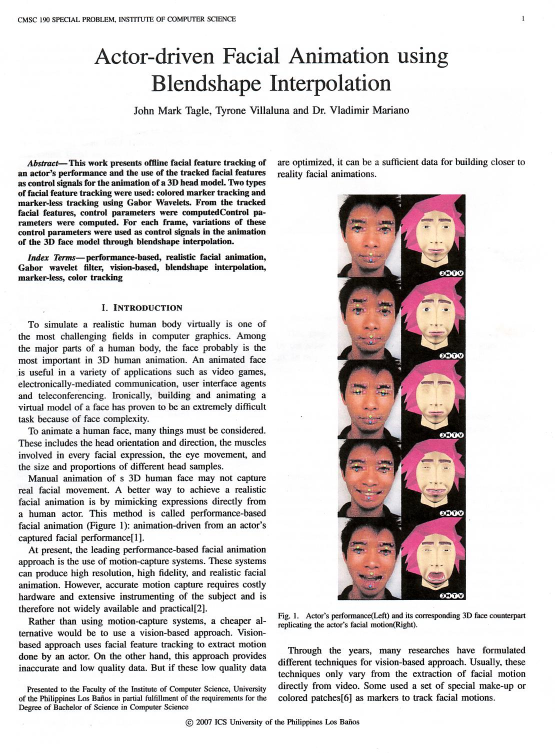
#> input picture assets/img/journal1.jpg, 1109 x 1505 px (shown at 1/2 size)
$ python journal1.py   (older library calls are emulated)
#> lines starting #> are read from the running program, lines starting #| are printed output that depends on the picture; after the words box and inside, x2 and y2 are one past the last pixel; in counts of white or black regions, pixels touching at a corner belong together
### app/__init__.py
# __init__.py
#
# Copyright(c) Exequiel Ceasar Navarrete <esnavarrete1@up.edu.ph>
# Licensed under MIT
# Version 1.0.1

import cv2
import random

def recognize_characters(src, dst, **kwargs):
  shape_color = kwargs.get('shape_color', (65, 203, 62))
  shape_thickness = kwargs.get('shape_thickness', 2)
  random_shape_color = kwargs.get('random_shape_color', False)
  filter_fn = kwargs.get('filter_fn', None)

  _, contours, _ = cv2.findContours(src, cv2.RETR_EXTERNAL, cv2.CHAIN_APPROX_NONE)

  # filter the contours first before processing
  if filter_fn is not None and callable(filter_fn):
    contours = filter(filter_fn, contours)

  # set default color
  new_shape_color = shape_color

  counter = 0

  # for each contour found, draw a rectangle around it on original image
  for contour in contours:
    # get rectangle bounding contour
    [x, y, w, h] = cv2.boundingRect(contour)

    # generate random rgb colors for the box
    if random_shape_color is True:
      r = random.randint(0, 255)
      g = random.randint(0, 255)
      b = random.randint(0, 255)

      new_shape_color = (r, g, b)

    # draw rectangle around contour on original image
    cv2.rectangle(dst, (x, y), (x + w, y + h), new_shape_color, shape_thickness)

    # increment the value so that we can count how many contours are detected
    counter += 1

  return counter

### journal1.py
#!/usr/bin/env python

# journal1.py
#
# Copyright(c) Exequiel Ceasar Navarrete <esnavarrete1@up.edu.ph>
# Licensed under MIT
# Version 1.0.1

import os
import cv2
from app import recognize_characters

# function to filter out contours on an image
def filter_contours(contour):
  # get rectangle bounding contour
  [_, _, w, h] = cv2.boundingRect(contour)

  # remove any large contours present
  if h > 200 or w > 200:
    return False

  # remove any small contours present
  if h < 10 or w < 10:
    return False

  return True

# read the image
image = os.path.join(os.getcwd(), "assets/img/journal1.jpg")
cv_image = cv2.imread(image)
#> cv_image is the input picture: shape (1505, 1109, 3); mean B, G, R 216.6, 216.8, 222.2

# convert to grayscale
gray_image = cv2.cvtColor(cv_image, cv2.COLOR_BGR2GRAY)
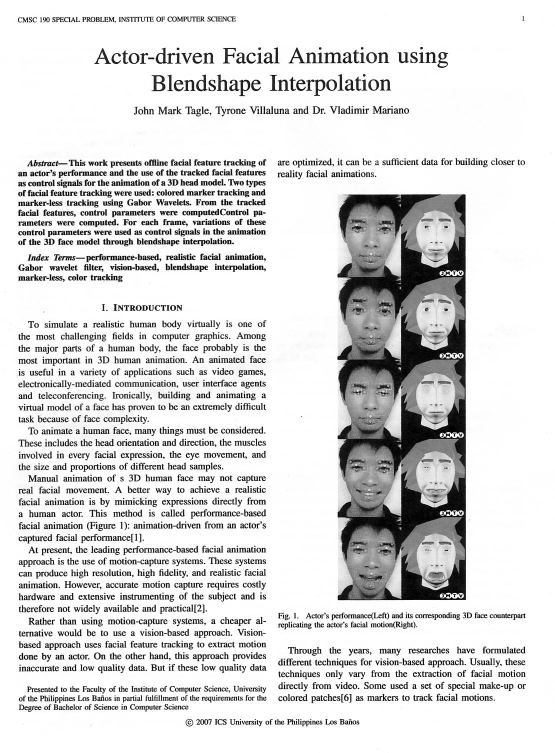
#> gray_image: shape (1505, 1109) (shown at 1/2 size); min 0, max 255, mean 218.4

# apply some smoothing and thresholding to convert to binary image (inverted)
blur = cv2.GaussianBlur(gray_image, (5, 5), 0)
processed = cv2.bilateralFilter(blur, 15, 75, 75)
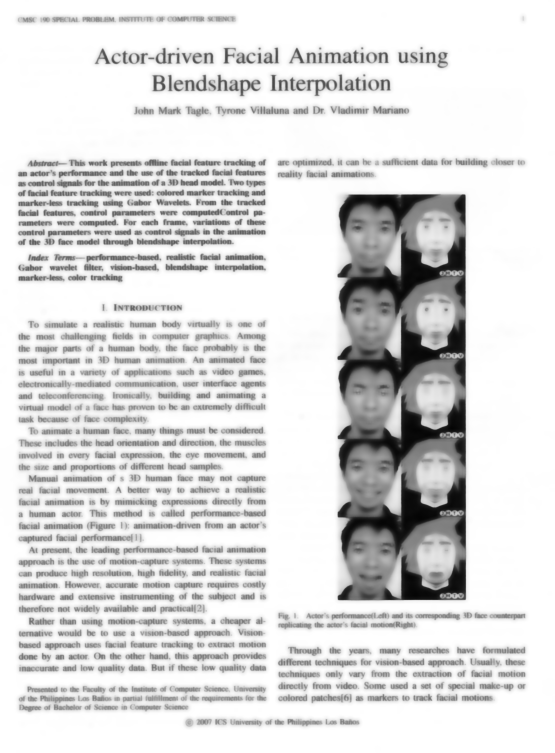
#> processed: shape (1505, 1109) (shown at 1/2 size); min 4, max 255, mean 219.3

_, thresh = cv2.threshold(processed, 0, 255, cv2.THRESH_BINARY_INV + cv2.THRESH_OTSU)
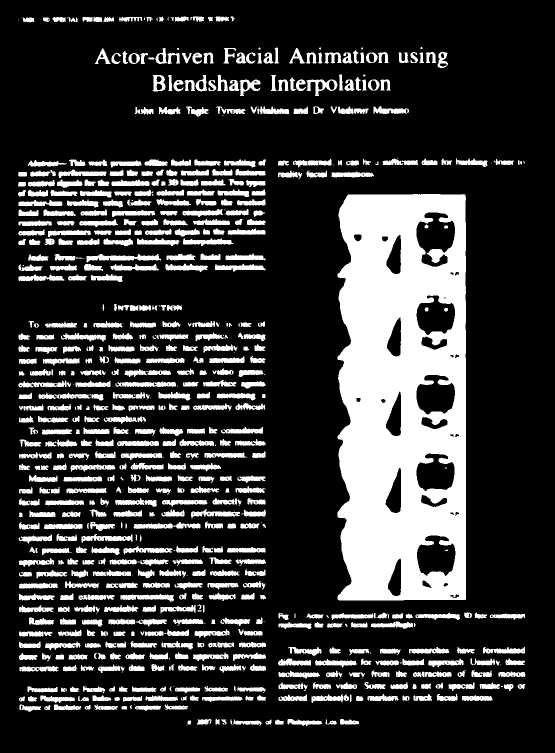
#> thresh: shape (1505, 1109) (shown at 1/2 size); 21.7% white; 732 white regions (91 under 20 px), largest, box (x1, y1, x2, y2) and area: (675, 388, 932, 1201) 166244, (173, 508, 322, 525) 1339, (267, 1044, 401, 1058) 1097

# apply some morphological operation (dilation)
kernel = cv2.getStructuringElement(cv2.MORPH_CROSS, (3, 3))
transformed = cv2.dilate(thresh, kernel, iterations=1)
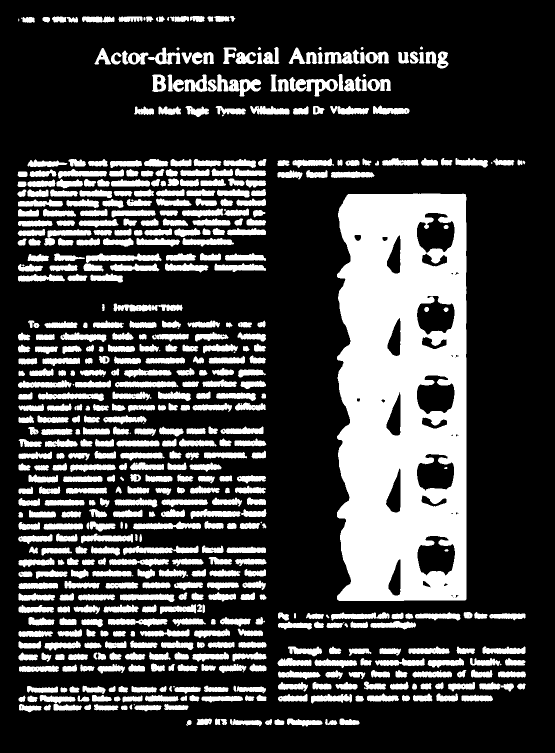
#> transformed: shape (1505, 1109) (shown at 1/2 size); 26% white; 577 white regions (17 under 20 px)

# box out all possible characters present in the image
num_characters = recognize_characters(transformed, cv_image, random_shape_color=True, filter_fn=filter_contours)
#> in recognize_characters, `_, contours, _ = cv2.findContours(src, cv2.RETR_EXTERNAL, cv2.CHAIN_AP..`: contours = 572 contours, 21 with area under 20; largest, box (x1, y1, x2, y2) and area: (674, 387, 933, 1202) 200252, (434, 148, 522, 193) 1637, (172, 507, 323, 526) 1516, (246, 1091, 397, 1110) 1408, (266, 1043, 402, 1059) 1266
#> in filter_contours, `[_, _, w, h] = cv2.boundingRect(contour)`: w = 11; h = 12
#> the loop in recognize_characters, `for contour in contours:` made 523 passes
#> (x, y, w, h, r, g, b) on passes 1 to 12: (372, 1440, 25, 12, 197, 215, 20), (650, 1438, 20, 12, 132, 248, 207), (549, 1438, 14, 12, 155, 244, 183), (530, 1438, 64, 15, 111, 71, 144), (460, 1438, 40, 13, 71, 48, 128), (679, 1437, 71, 16, 75, 158, 50), (574, 1437, 24, 13, 37, 169, 241), (430, 1437, 31, 13, 51, 181, 222), (393, 1437, 54, 13, 161, 104, 244), (269, 1410, 14, 11, 226, 133, 31), (168, 1409, 15, 12, 7, 47, 204), (87, 1409, 49, 12, 0, 252, 170)
#> (x, y, w, h) on pass 64: (791, 1340, 24, 15)
#> after the loop in recognize_characters, `for contour in contours:`:
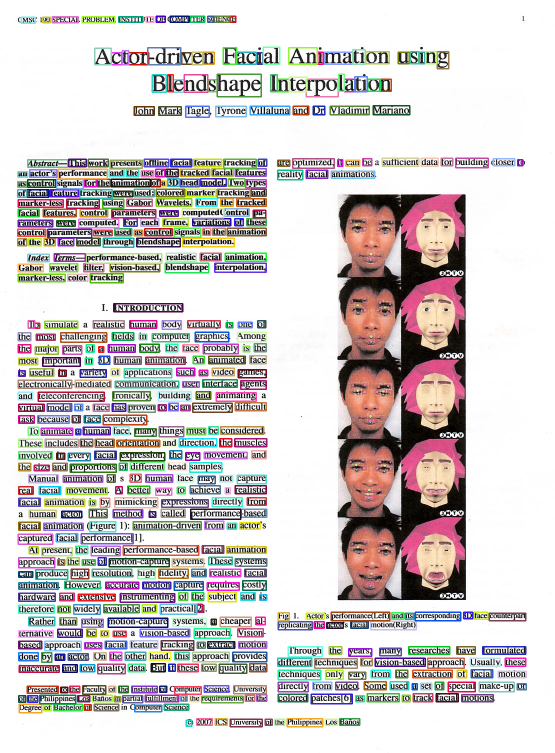
#> dst: shape (1505, 1109, 3) (shown at 1/2 size); mean B, G, R 203.6, 203.8, 209.4

print(f"Number of Boxes/Connected Components: {num_characters}")
#| Number of Boxes/Connected Components: 523

cv2.imshow('Output', cv_image)
cv2.waitKey(0)
cv2.destroyAllWindows()

$ run again, with assets/img/digits.jpg copied over assets/img/journal1.jpg
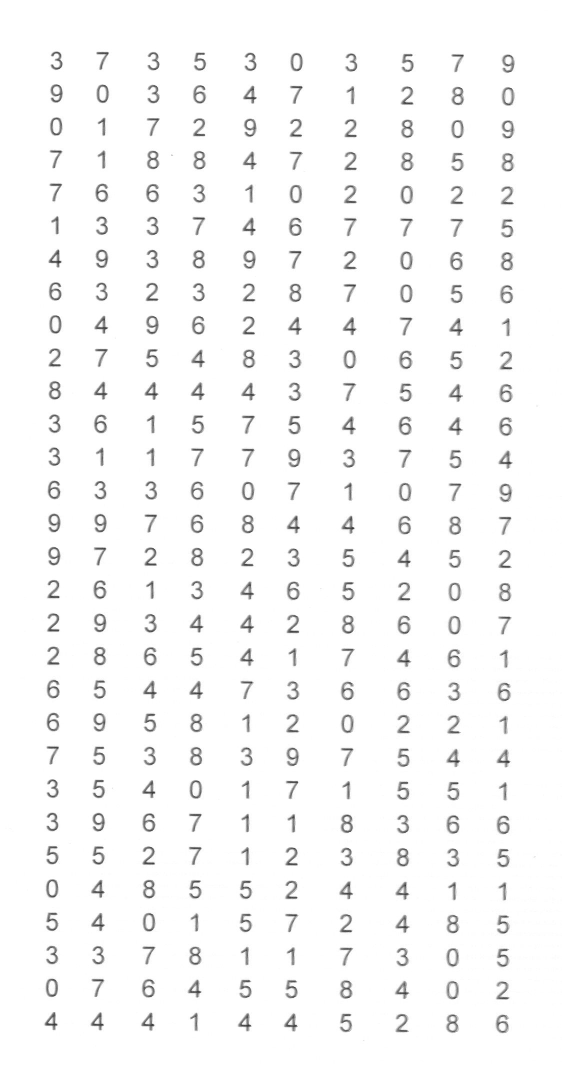
#> input picture assets/img/digits.jpg, 1124 x 2143 px (shown at 1/2 size)
#> cv_image is the input picture: shape (2143, 1124, 3); min 0, max 255, mean 248.4
#> `_, thresh = cv2.threshold(processed, 0, 255, cv2.THRESH_BINARY_INV + c..`:
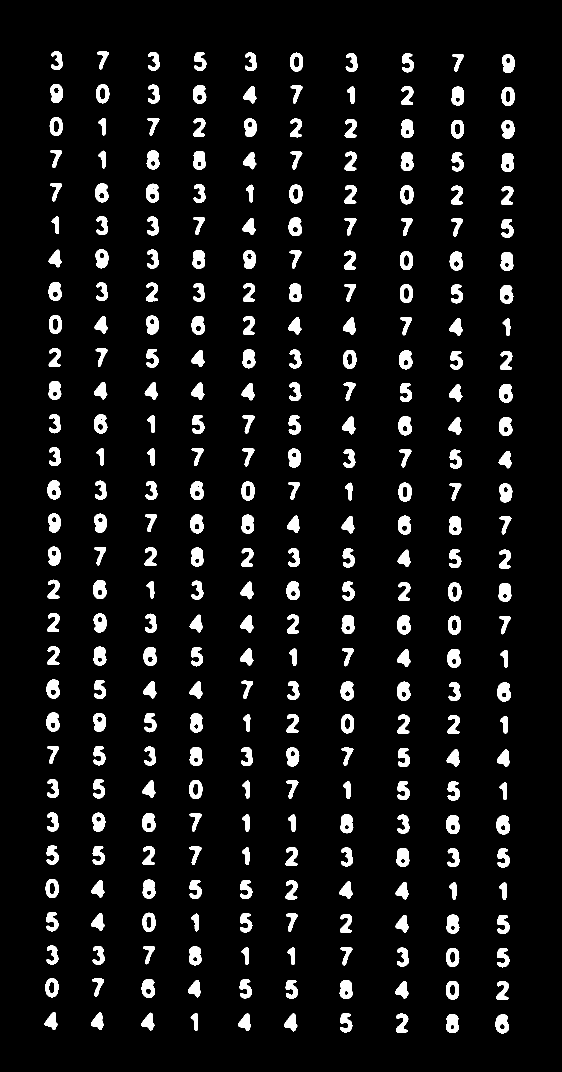
#> thresh: shape (2143, 1124) (shown at 1/2 size); 6.9% white; 300 white regions, largest, box (x1, y1, x2, y2) and area: (994, 1365, 1022, 1403) 768, (993, 1631, 1020, 1669) 767, (679, 1960, 705, 1998) 761
#> transformed: shape (2143, 1124); 8.4% white; 300 white regions
#> contours = 300 contours; largest, box (x1, y1, x2, y2) and area: (992, 1630, 1021, 1670) 894, (993, 1364, 1023, 1404) 892, (796, 831, 825, 872) 890, (891, 1629, 920, 1669) 887, (681, 1427, 709, 1468) 886
#> in filter_contours, `[_, _, w, h] = cv2.boundingRect(contour)`: w = 29; h = 40
#> the loop in recognize_characters, `for contour in contours:` made 300 passes
#> (x, y, w, h, r, g, b) on passes 1 to 8: (990, 2028, 28, 40, 197, 215, 20), (891, 2027, 27, 40, 132, 248, 207), (791, 2026, 26, 40, 155, 244, 183), (680, 2026, 29, 38, 111, 71, 144), (567, 2026, 28, 37, 71, 48, 128), (475, 2026, 17, 37, 75, 158, 50), (380, 2025, 28, 38, 37, 169, 241), (282, 2024, 28, 37, 51, 181, 222)
#> after the loop in recognize_characters, `for contour in contours:`:
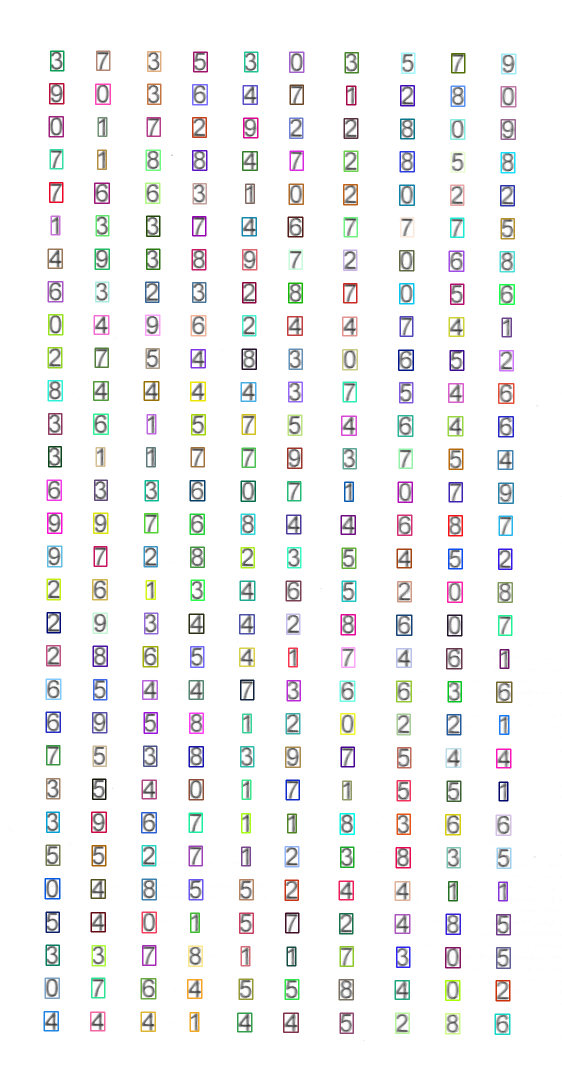
#> dst: shape (2143, 1124, 3) (shown at 1/2 size); mean B, G, R 242.5, 242.3, 242.3
#| Number of Boxes/Connected Components: 300
